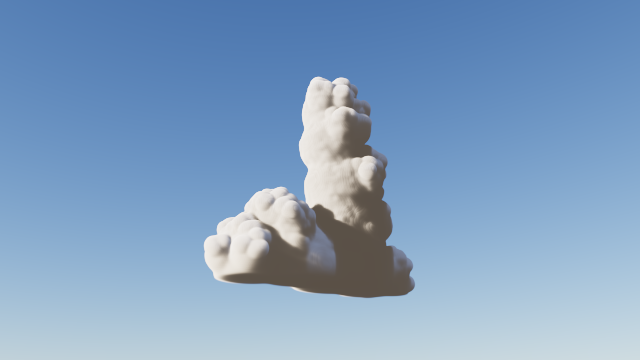
#> input picture work/captures/P2-6a/tower/fit-low.png, 640 x 360 px
$ python sheet.py tower/fit-low.png
#> lines starting #> are read from the running program, lines starting #| are printed output that depends on the picture
# P2.6a sheet: rows noon / low; columns tower (P2.4a) | tower2 (P2.6a variance) | owner's photo (texas-afternoon, the P2.4a tower crop). Run from the repo root.
import sys
from PIL import Image, ImageDraw
D = 'work/captures/P2-6a/'
PHOTO = sys.argv[1] if len(sys.argv) > 1 else '/Users/dex/Developer/WebGPUClouds/artifacts/research/cloud-photos/_targets/texas-afternoon.jpg'
L, W, H = 18, 640, 360
sheet = Image.new('RGB', (2 * W + 8 + 0, 2 * (L + H)), (17, 17, 17))
#> sheet: PIL image 1288x756 RGB; every value is 17
photo = Image.open(PHOTO).convert('RGB').crop((1060, 470, 1920, 1110))
#> photo: PIL image 860x640 RGB; every value is 0
ph = 2 * (L + H) - L
pw = round(photo.width * ph / photo.height)
#> pw = 992
sheet = Image.new('RGB', (2 * W + pw, 2 * (L + H)), (17, 17, 17))
#> sheet: PIL image 2272x756 RGB; every value is 17
d = ImageDraw.Draw(sheet)
for r, view in enumerate(['fit-noon', 'fit-low']):
    for c, cloud in enumerate(['tower', 'tower2']):
        x, y = c * W, r * (L + H)
        d.text((x + 6, y + 3), f'{cloud}  {view}' + ('  (P2.4a lobes only)' if cloud == 'tower' else '  (P2.6a + variance)'), fill=(230, 230, 230))
        sheet.paste(Image.open(f'{D}{cloud}/{view}.png').convert('RGB').resize((W, H)), (x, y + L))
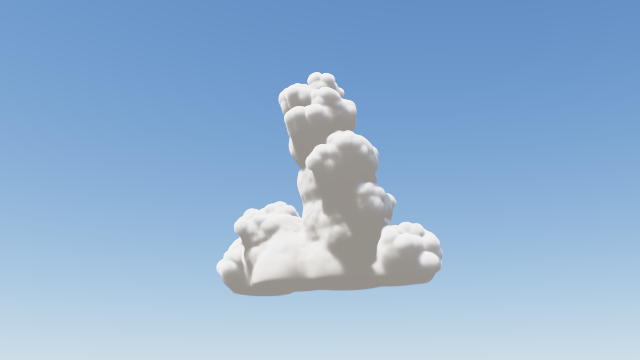
#> input picture work/captures/P2-6a/tower/fit-noon.png, 640 x 360 px, found by its file name
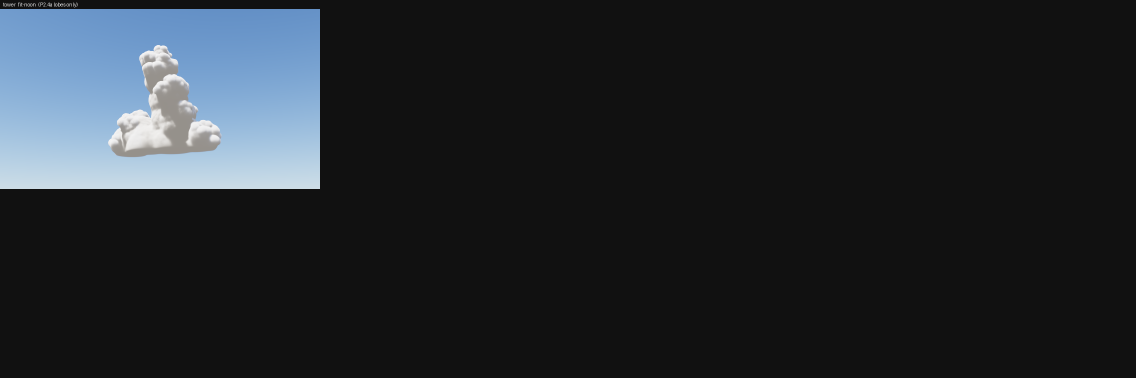
#> sheet: PIL image 2272x756 RGB (shown at 1/2 size); mean R, G, B 34.4, 38.7, 43
d.text((2 * W + 6, 3), "owner's photo: texas-afternoon, tower crop", fill=(230, 230, 230))
sheet.paste(photo.resize((pw, ph), Image.LANCZOS), (2 * W, L))
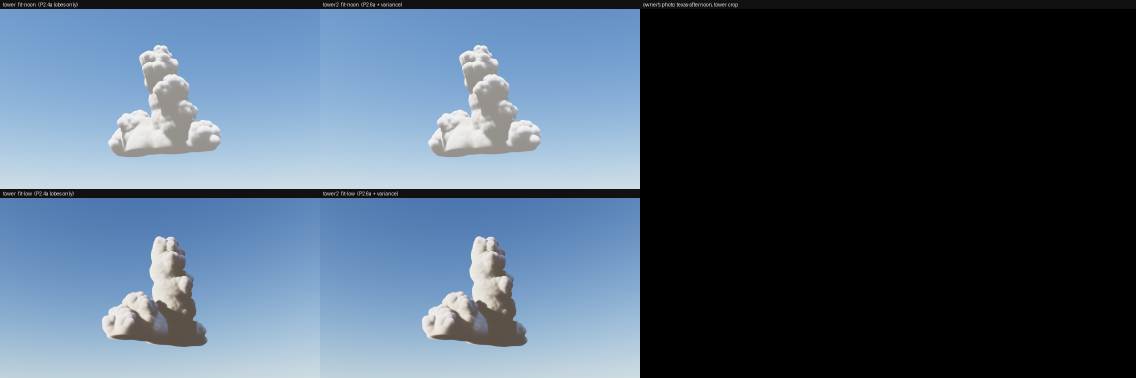
#> sheet: PIL image 2272x756 RGB (shown at 1/2 size); mean R, G, B 74.7, 91.5, 109.2
sheet.save(D + 'sheet.jpg', quality=88)
